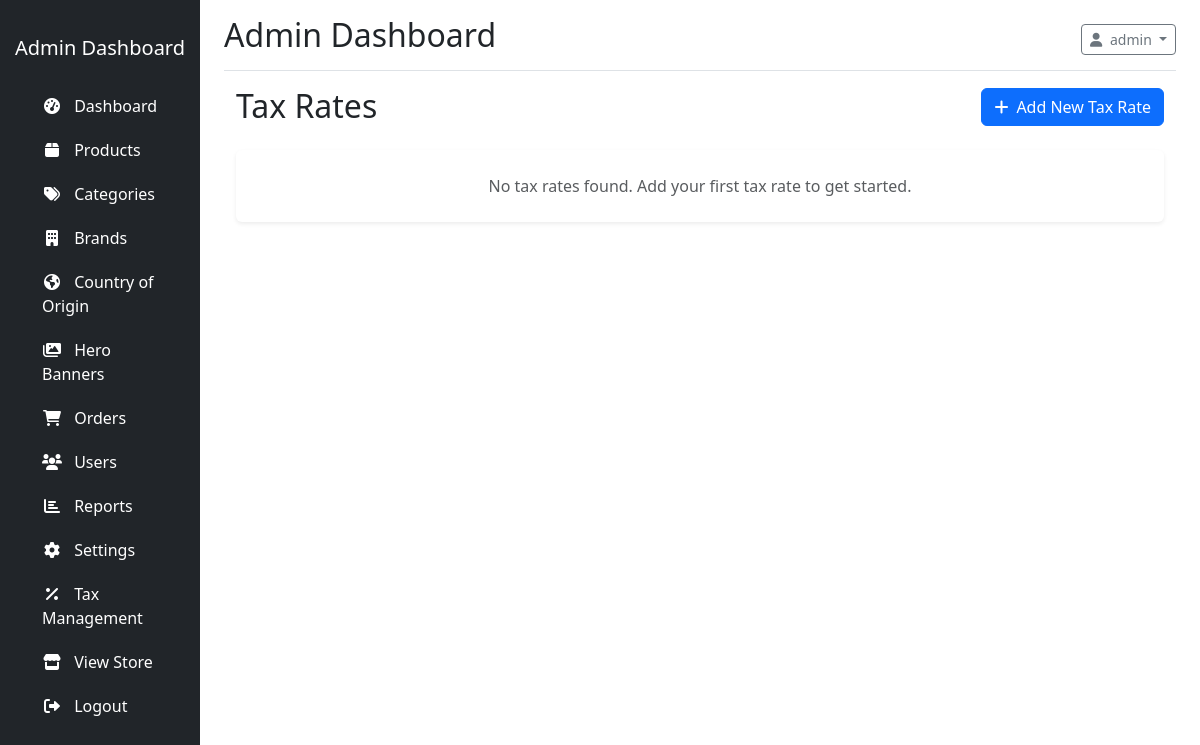
/?controller=tax&action=index (signed in), run on an earlier commit of the app's database.
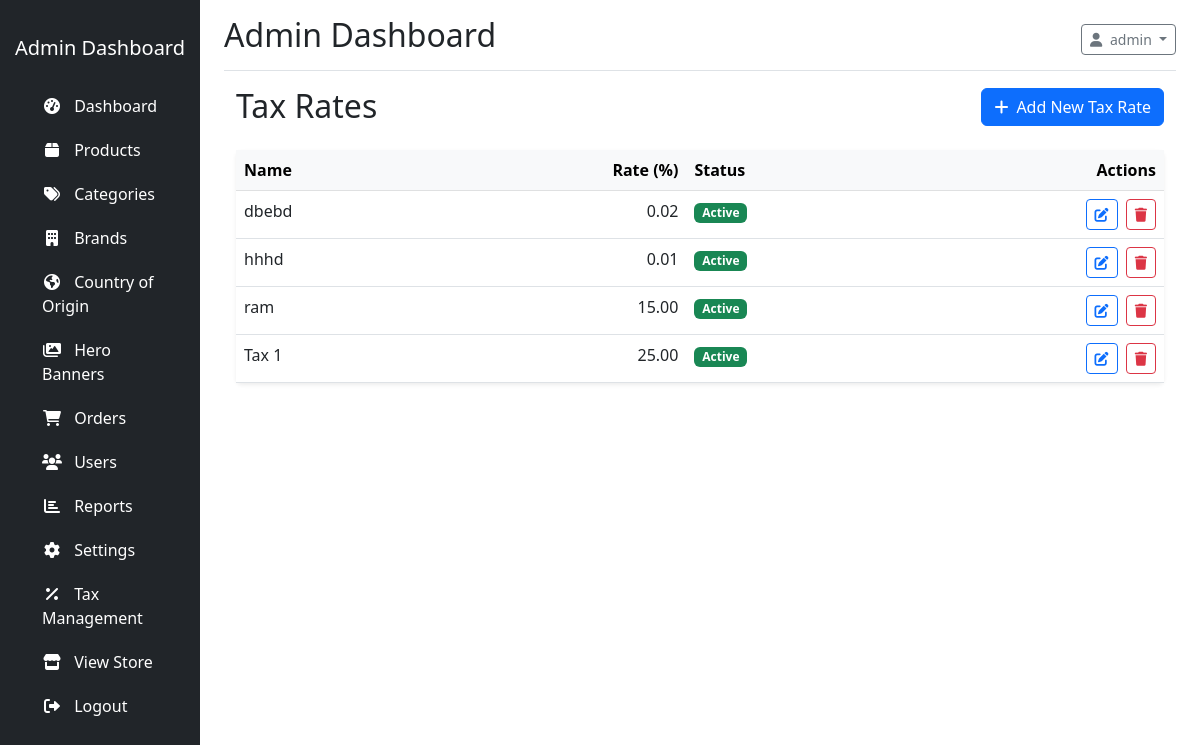
And on a later commit of the database.
### tables this page shows
CREATE TABLE IF NOT EXISTS `tax_rates` (
  `id` int NOT NULL AUTO_INCREMENT,
  `name` varchar(100) NOT NULL,
  `rate` decimal(10,2) NOT NULL,
  `is_active` tinyint(1) DEFAULT '1',
  `created_at` timestamp NULL DEFAULT CURRENT_TIMESTAMP,
  `updated_at` timestamp NULL DEFAULT CURRENT_TIMESTAMP ON UPDATE CURRENT_TIMESTAMP,
  PRIMARY KEY (`id`)
);

### app/controllers/TaxController.php (called while the page is built, shortened)
<?php
class TaxController extends Controller {
    private $taxModel;
    public function __construct() {
        $this->taxModel = $this->model('TaxModel');
        $this->taxModel->createTable();
        $this->taxModel->ensureTaxRatesExist();
    }
    public function index() {
        $data = [
            'taxRates' => $this->taxModel->getTaxRates()
        ];
        $this->view('admin/tax/index', $data);
    }
}

### config/database.php (called while the page is built, shortened)
<?php
class Database {
    private $host = DB_HOST;
    private $user = DB_USER;
    private $pass = DB_PASS;
    private $dbname = DB_NAME;
    private $conn;
    private $stmt;
    public function __construct() {
        $dsn = 'mysql:host=' . $this->host . ';dbname=' . $this->dbname;
        $options = array(
            PDO::ATTR_PERSISTENT => true,
            PDO::ATTR_ERRMODE => PDO::ERRMODE_EXCEPTION,
            PDO::ATTR_DEFAULT_FETCH_MODE => PDO::FETCH_ASSOC,
            PDO::ATTR_EMULATE_PREPARES => false
        );
        try {
            $this->conn = new PDO($dsn, $this->user, $this->pass, $options);
        } catch(PDOException $e) {
            $this->error = $e->getMessage();
        }
    }
    public function query($query) {
        $this->stmt = null;
        try {
            $this->stmt = $this->conn->prepare($query);
            return true;
        } catch(PDOException $e) {
            $this->error = $e->getMessage();
            error_log('PDO Query Error: ' . $this->error . ' - Query: ' . $query);
            throw $e;
        }
    }
    public function bind($param, $value, $type = null) {
        if(is_null($type)) {
            switch(true) {
                case is_int($value):
                    $type = PDO::PARAM_INT;
                    break;
            }
        }
        try {
            $result = $this->stmt->bindValue($param, $value, $type);
            return true;
        } catch(PDOException $e) {
            $this->error = $e->getMessage();
            error_log('PDO Bind Error: ' . $this->error . ' - Param: ' . $param);
            return false;
        }
    }
    public function execute() {
        try {
            return $this->stmt->execute();
        } catch(PDOException $e) {
            $this->error = $e->getMessage();
            error_log('Execute Error: ' . $this->error);
            return false;
        }
    }
    public function resultSet() {
        try {
            if(!$this->execute()) {
                return [];
            }
            return $this->stmt->fetchAll();
        } catch(PDOException $e) {
            $this->error = $e->getMessage();
            error_log('ResultSet Error: ' . $this->error);
            return [];
        }
    }
}

### app/models/TaxModel.php (called while the page is built, shortened)
<?php
class TaxModel {
    private $db;
    private $table = 'tax_rates';
    public function __construct() {
        $this->db = new Database;
    }
    public function getTaxRates($activeOnly = true) {
        $sql = 'SELECT * FROM ' . $this->table;
        $params = [];
        if ($activeOnly) {
            $sql .= ' WHERE is_active = :is_active';
            $params[':is_active'] = 1;
        }
        $sql .= ' ORDER BY name ASC';
        $this->db->query($sql);
        foreach ($params as $key => $value) {
            $this->db->bind($key, $value);
        }
        $results = $this->db->resultSet();
        if (is_array($results)) {
            return array_map(function($item) {
                return (object)$item;
            }, $results);
        }
        return [];
    }
    public function createTable() {
        $sql = "CREATE TABLE IF NOT EXISTS " . $this->table . " (
            id INT(11) AUTO_INCREMENT PRIMARY KEY,
            name VARCHAR(100) NOT NULL,
            rate DECIMAL(10,2) NOT NULL,
            is_active TINYINT(1) DEFAULT 1,
            created_at TIMESTAMP DEFAULT CURRENT_TIMESTAMP,
            updated_at TIMESTAMP DEFAULT CURRENT_TIMESTAMP ON UPDATE CURRENT_TIMESTAMP
        ) ENGINE=InnoDB DEFAULT CHARSET=utf8mb4;";
        $this->db->query($sql);
        $this->db->execute();
    }
    public function ensureTaxRatesExist() {
        try {
            $this->db->query('SHOW TABLES LIKE "' . $this->table . '"');
            $tableExists = $this->db->resultSet();
            if (empty($tableExists)) {
                $this->createTable();
                $this->db->query('INSERT INTO ' . $this->table . ' (name, rate, is_active) VALUES (\'Standard Tax\', 0.00, 1)');
                $this->db->execute();
            } else {
                $this->db->query('SELECT COUNT(*) as count FROM ' . $this->table . ' WHERE is_active = 1');
                $result = $this->db->single();
                $count = 0;
                if (is_object($result) && isset($result->count)) {
                    $count = (int)$result->count;
                } elseif (is_array($result) && isset($result['count'])) {
                    $count = (int)$result['count'];
                }
                if ($count === 0) {
                    $this->db->query('INSERT INTO ' . $this->table . ' (name, rate, is_active) VALUES (\'Standard Tax\', 0.00, 1)');
                    $this->db->execute();
                }
            }
        } catch (Exception $e) {
            error_log('Error in ensureTaxRatesExist: ' . $e->getMessage());
            try {
                $this->createTable();
                $this->db->query('INSERT INTO ' . $this->table . ' (name, rate, is_active) VALUES (\'Standard Tax\', 0.00, 1)');
                $this->db->execute();
            } catch (Exception $e) {
                error_log('Error creating tax_rates table: ' . $e->getMessage());
            }
        }
    }
}

### app/views/admin/tax/index.php (the view, shortened to what the rows shown need)
<?php require_once APP_PATH . 'views/admin/layouts/header.php'; ?>
<div class="container-fluid">
    <div class="row">
        <div class="col-md-12">
            <div class="d-flex justify-content-between align-items-center mb-4">
                <h2 class="mb-0">Tax Rates</h2>
            </div>
            <div class="card shadow-sm">
                <div class="card-body p-0">
                    <?php if (empty($data['taxRates'])): ?>
                        <div class="text-center p-4">
                            <p class="text-muted mb-0">No tax rates found. Add your first tax rate to get started.</p>
                        </div>
                    <?php else: ?>
                        <div class="table-responsive">
                            <table class="table table-hover mb-0">
                                <thead class="table-light">
                                    <tr>
                                        <th>Name</th>
                                        <th class="text-end">Rate (%)</th>
                                        <th>Status</th>
                                        <th class="text-end">Actions</th>
                                    </tr>
                                </thead>
                                <tbody>
                                    <?php foreach ($data['taxRates'] as $taxRate): ?>
                                        <tr>
                                            <td><?php echo htmlspecialchars($taxRate->name); ?></td>
                                            <td class="text-end"><?php echo number_format($taxRate->rate, 2); ?></td>
                                            <td>
                                                <span class="badge bg-<?php echo $taxRate->is_active ? 'success' : 'secondary'; ?>">
                                                    <?php echo $taxRate->is_active ? 'Active' : 'Inactive'; ?>
                                                </span>
                                            </td>
                                            <td class="text-end">
                                                <a href="<?php echo BASE_URL; ?>?controller=tax&action=edit&id=<?php echo $taxRate->id; ?>"
                                                   class="btn btn-sm btn-outline-primary me-1"
                                                   title="Edit">
                                                    <i class="fas fa-edit"></i>
                                                </a>
                                                <form action="<?php echo BASE_URL; ?>?controller=tax&action=delete&id=<?php echo $taxRate->id; ?>"
                                                      method="POST"
                                                      class="d-inline"
                                                      onsubmit="return confirm('Are you sure you want to delete this tax rate?');">
                                                    <button type="submit" class="btn btn-sm btn-outline-danger" title="Delete">
                                                        <i class="fas fa-trash"></i>
                                                    </button>
                                                </form>
                                            </td>
                                        </tr>
                                    <?php endforeach; ?>
                                </tbody>
                            </table>
                        </div>
                    <?php endif; ?>
                </div>
            </div>
        </div>
    </div>
</div>
<?php require_once APP_PATH . 'views/admin/layouts/footer.php'; ?>

What changed in the data, as far as the page shows it:
added tax_rates: name "dbebd", rate "0.02", is_active "Active"
added tax_rates: name "hhhd", rate "0.01", is_active "Active"
added tax_rates: name "ram", rate "15.00", is_active "Active"
added tax_rates: name "Tax 1", rate "25.00", is_active "Active"
Also different on the page:
text no longer shown: "No tax rates found. Add your first tax rate to get started."
text now shown: "Name Rate (%) Status Actions"
